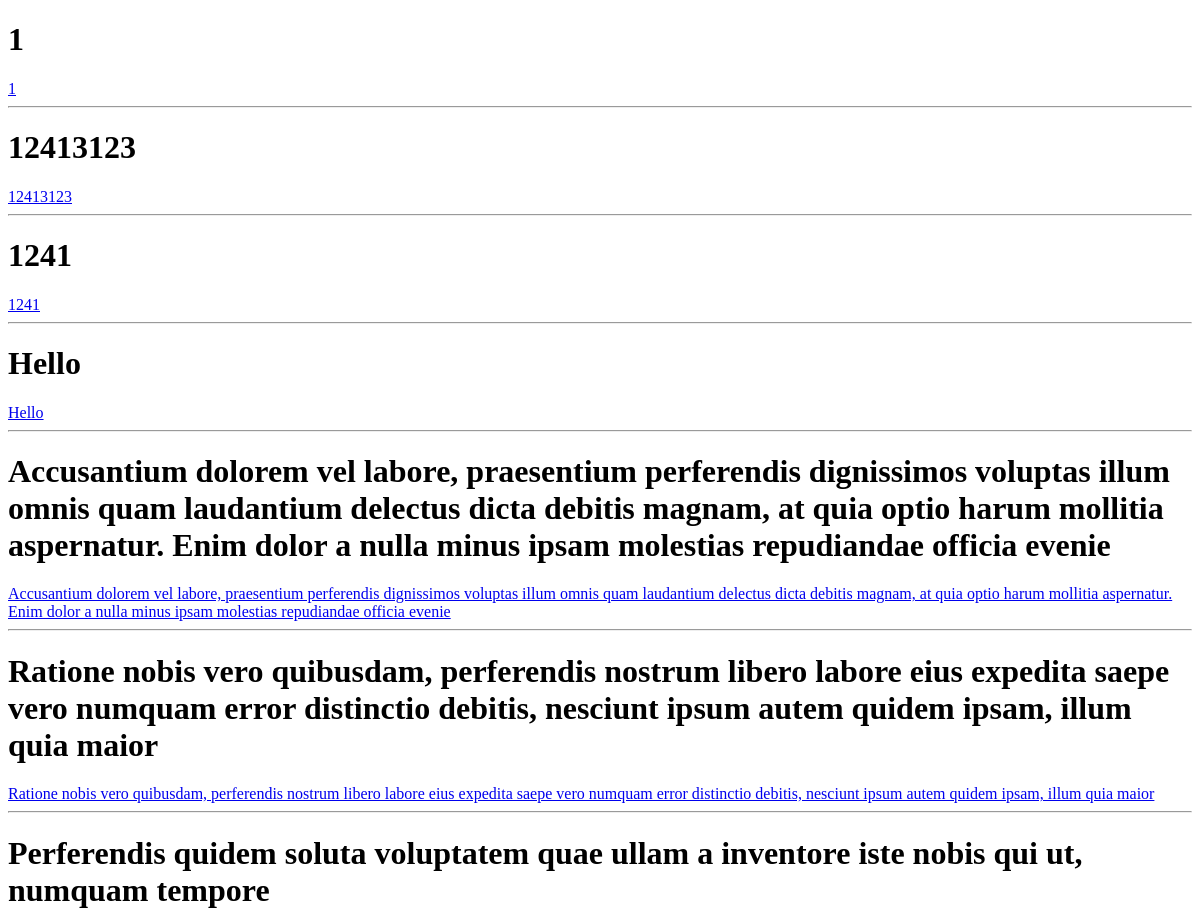
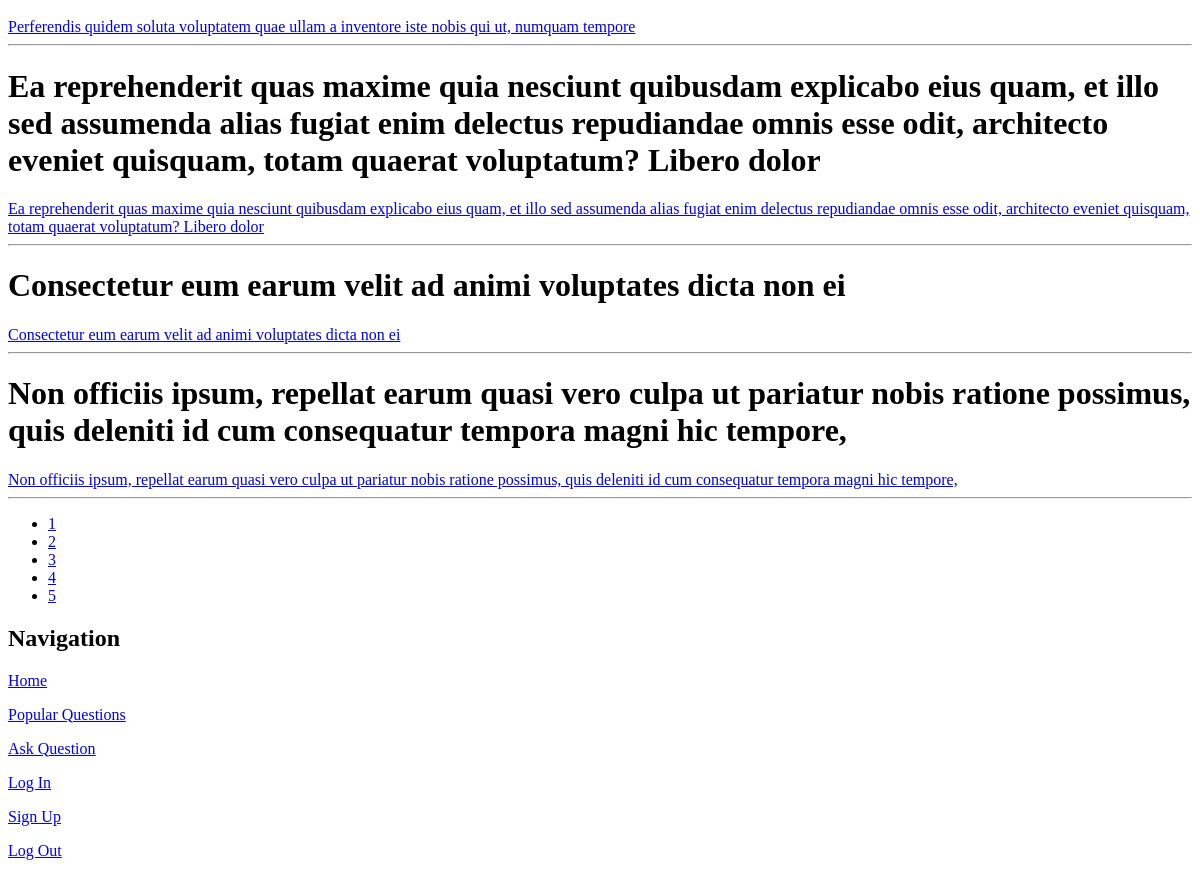
Before: / with the older database file (2 pictures, top to bottom).
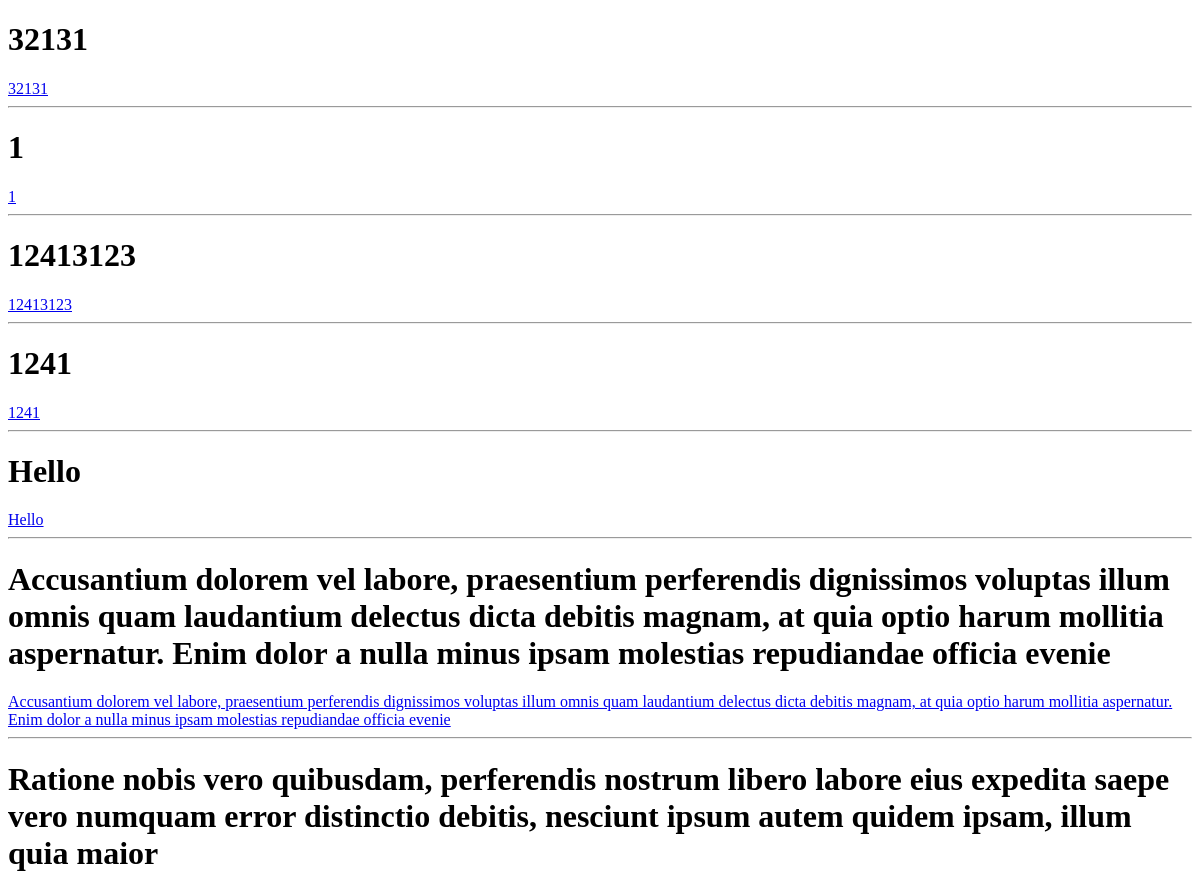
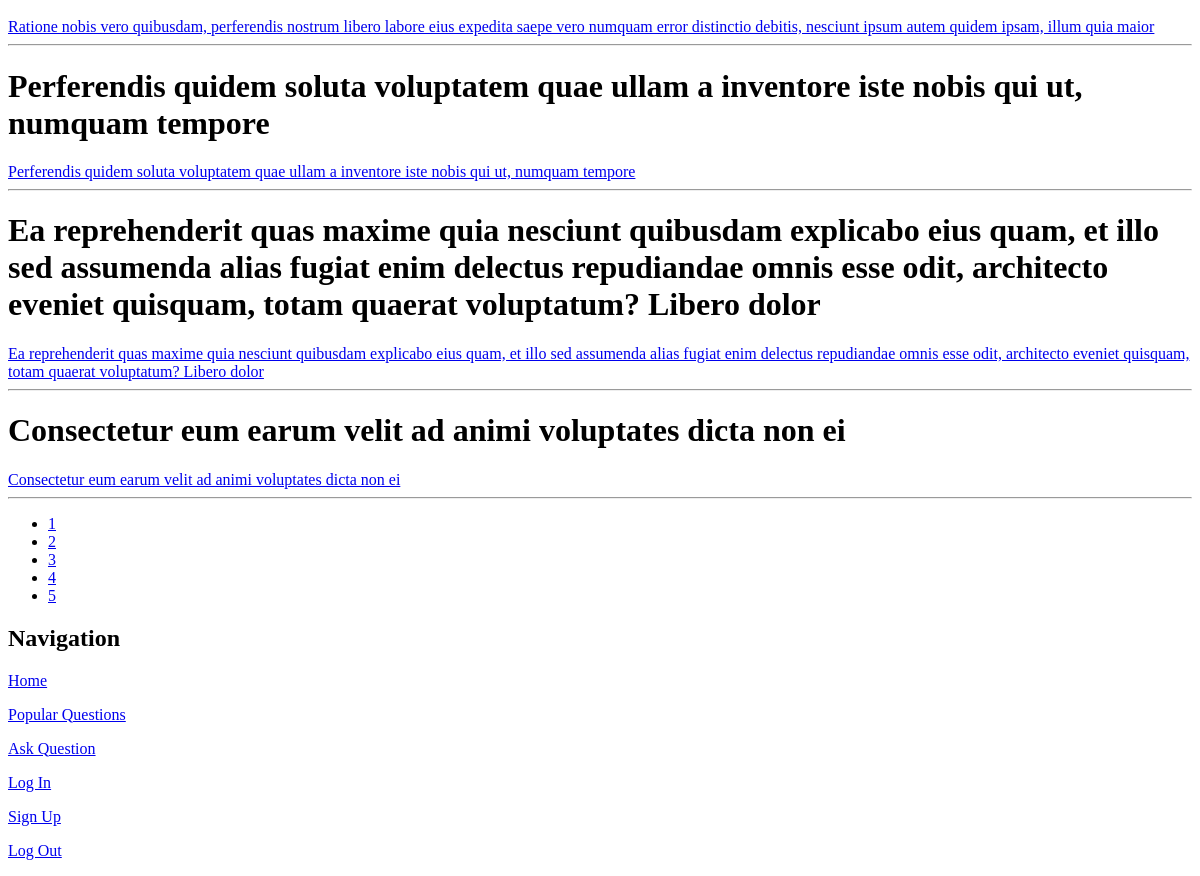
After: the same page with the newer database file (2 pictures, top to bottom).
### qa/models.py (models this page shows)
class Question(models.Model):
    objects = QuestionManager()
    title = models.CharField(max_length=255)
    text = models.TextField()
    added_at = models.DateTimeField(auto_now_add=True)
    rating = models.IntegerField(default=0)
    author = models.ForeignKey(User, related_name="question_author")
    likes = models.ManyToManyField(User, related_name="question_like", blank=True)
    class Meta:
        ordering = ('-added_at',)
    def __str__(self):
        return self.title
    def get_absolute_url(self):
        return reverse('question', kwargs={'pk': self.pk})

### qa/views.py (the view)
# urls.py: url(r'^$', index, name='home'),
def index(request):
    questions = Question.objects.new()
    page, paginator = paginate(request, questions)
    paginator.baseurl = reverse('home') + '?page='
    return render(request, 'index.html', {
        'questions': page.object_list,
        'paginator': paginator,
        'page': page,
    })

### qa/models.py (called while the page is built)
    def new(self):
        return self.all().order_by('-id')

### qa/views.py (called while the page is built)
def paginate(request, qs):
    try:
        limit = int(request.GET.get('limit', 10))
    except ValueError:
        limit = 10
    if limit > 100:
        limit = 10
    try:
        page = int(request.GET.get('page', 1))
    except ValueError:
        raise Http404
    paginator = Paginator(qs, limit)
    try:
        page = paginator.page(page)
    except EmptyPage:
        page = paginator.page(paginator.num_pages)
    return page, paginator

### qa/templates/index.html (shortened to what this page needs)
{% extends "base.html" %}
{% block content %}
{% for question in questions %}
    <h1> {{ question.title }} </h1>
    <a href="{{ question.get_absolute_url }}">{{ question }}</a>
    <hr>
{% endfor %}
{% include "paginator.html" %}
{% endblock %}

Changed rows visible on the page:
no longer on this page (row unchanged): Question: title "Non officiis ipsum, repellat earum quasi vero culpa ut pariatur nobis ratione possimus, quis deleniti id cum consequatur tempora magni hic tempore,"
added Question: title "32131"
